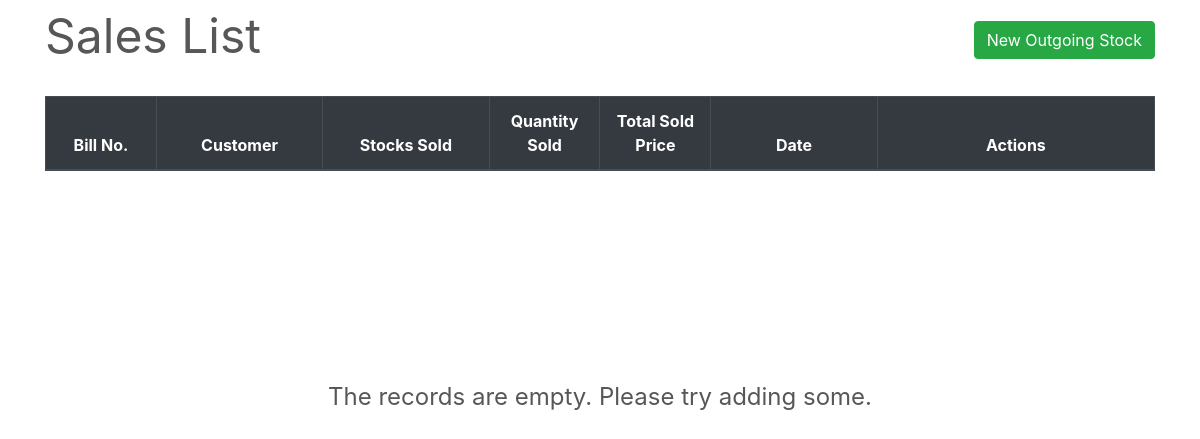
/transactions/sales/, run on an earlier commit of the app's database.
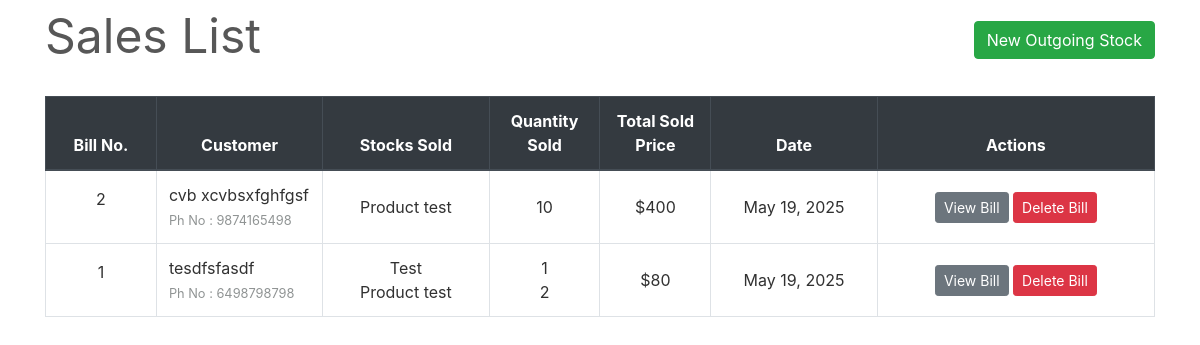
And on a later commit of the database.
### transactions/models.py (models this page shows, shortened)
class SaleBill(models.Model):
    billno = models.AutoField(primary_key=True)
    time = models.DateTimeField(auto_now=True)
    name = models.CharField(max_length=150)
    phone = models.CharField(max_length=12)
    address = models.CharField(max_length=200)
    email = models.EmailField(max_length=254)
    gstin = models.CharField(max_length=15)
    def get_items_list(self):
        return SaleItem.objects.filter(billno=self)
    def get_total_price(self):
        saleitems = SaleItem.objects.filter(billno=self)
        total = 0
        for item in saleitems:
            total += item.totalprice
        return total

class SaleItem(models.Model):
    billno = models.ForeignKey(SaleBill, on_delete = models.CASCADE, related_name='salebillno')
    stock = models.ForeignKey(Stock, on_delete = models.CASCADE, related_name='saleitem')
    quantity = models.IntegerField(default=1)
    perprice = models.IntegerField(default=1)
    totalprice = models.IntegerField(default=1)

### inventory/models.py (models this page shows, shortened)
class Stock(models.Model):
    id = models.AutoField(primary_key=True)
    name = models.CharField(max_length=30, unique=True)
    quantity = models.IntegerField(default=1)
    is_deleted = models.BooleanField(default=False)

### transactions/views.py (the view)
# urls.py: path('sales/', views.SaleView.as_view(), name='sales-list'),
class SaleView(ListView):
    model = SaleBill
    template_name = "sales/sales_list.html"
    context_object_name = 'bills'
    ordering = ['-time']
    paginate_by = 10

### transactions/templates/sales/sales_list.html (shortened to what this page needs)
{% extends "base.html" %}
{% load widget_tweaks %}
{% block content %}
    <div class="row" style="color: #575757; font-style: bold; font-size: 3rem;">
        <div class="col-md-8">Sales List</div>
        <div class="col-md-4">
            <div style="float:right;"> <a class="btn btn-success" href="{% url 'new-sale' %}">New Outgoing Stock</a> </div>
        </div>
    </div>
    <br>
    <table class="table table-css table-bordered table-hover">
        <thead class="thead-dark align-middle">
            <tr>
                <th width="10%">Bill No.</th>
                <th width="15%">Customer</th>
                <th width="15%">Stocks Sold</th>
                <th width="10%">Quantity Sold</th>
                <th width="10%">Total Sold Price</th>
                <th width="15%">Date</th>
                <th width="25%">Actions</th>
            </tr>
        </thead>
{% if bills %}
        <tbody>
            {% for sale in bills %}
            <tr>
                <td class="align-middle"> <p>{{ sale.billno }}</p> </td>
                <td class=""> {{ sale.name }} <br> <small style="color: #909494">Ph No : {{ sale.phone }}</small> </td>
                <td class="align-middle">{% for item in sale.get_items_list %} {{ item.stock.name }} <br> {% endfor %}</td>
                <td class="align-middle">{% for item in sale.get_items_list %} {{ item.quantity }} <br> {% endfor %}</td>
                <td class="align-middle">${{ sale.get_total_price }}</td>
                <td class="align-middle">{{ sale.time.date }}</td>
                <td class="align-middle"> <a href="{% url 'sale-bill' sale.billno %}" class="btn btn-secondary btn-sm">View Bill</a> <a href="{% url 'delete-sale' sale.pk %}" class="btn btn-danger btn-sm">Delete Bill</a> </td>
            </tr>
            {% endfor %}
        </tbody>
    </table>
{% else %}
    </table>
    <br><br><br><br><br><br><br><br>
    <div style="color: #575757; font-style: bold; font-size: 1.5rem; text-align: center;">The records are empty. Please try adding some.</div>
{% endif %}
{% endblock content %}

### homepage/templates/base.html (shortened to what this page needs)
{% load static %}
{% load auth_extras %}
<!DOCTYPE html>
<html lang="en">
<head>
    <link rel="stylesheet" type="text/css" href="{% static 'bootstrap/bootstrap.min.css' %}">
    <link rel="stylesheet" href="https://use.fontawesome.com/releases/v5.7.0/css/all.css">
    <link rel="stylesheet" type="text/css" href="{% static 'css/main.css' %}">
    <link rel="stylesheet" type="text/css" href="{% static 'css/sidebar.css' %}">
    <link rel="stylesheet" type="text/css" href="{% static 'css/dialogbox.css' %}">
</head>
<body>
    <main id="wrapper">
                    <div class="container">
                        {% block content %}{% endblock content %}
                    </div>
            <br>
    </main>
</body>
</html>

### homepage/static/css/main.css (style rules this page uses)
body, html { height: 100%; }
p { color: rgb(49, 49, 49); }
a { color: #55b159; }
.table-css { color: #313131; }
.align-middle { text-align: center; }

### homepage/static/css/sidebar.css (style rules this page uses)
#wrapper { display: flex; width: 100%; align-items: stretch; }

What changed in the data, as far as the page shows it:
added SaleBill: billno "2", name "cvb xcvbsxfghfgsf", phone "9874165498", get_total_price "400", time "May 19, 2025"
added SaleItem: stock.name "Product test", quantity "10"
added SaleBill: billno "1", name "tesdfsfasdf", phone "6498798798", get_total_price "80", time "May 19, 2025"
added SaleItem: stock.name "Test", quantity "1"
added SaleItem: stock.name "Product test", quantity "2"
Also different on the page:
text no longer shown: "The records are empty. Please try adding some."
